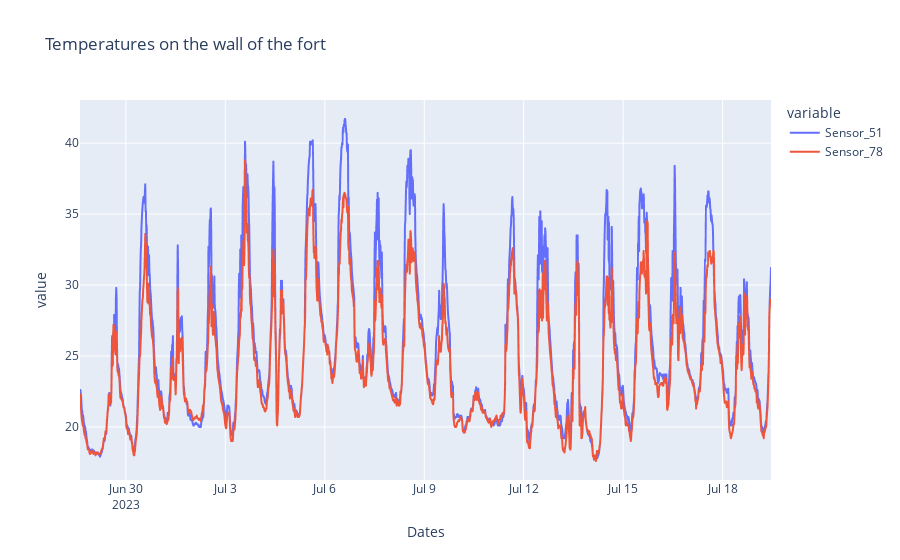

Notebook code for this chart:
### Code cell
fig = px.line(df, x="Dates", y=df.columns,
              title='Temperatures on the wall of the fort')
fig.write_image('temperatures_by_sensors.png')
fig.show()

### Figure 1 — Plotly figure (JSON) as saved in the notebook; plotly's stock layout.template omitted (floating-point values rounded to 4 significant figures; data arrays with more than 128 entries replaced by an {"elided": "..."} marker saying what was removed)
{"data": [{"hovertemplate": "variable=Sensor_51<br>Dates=%{x}<br>value=%{y}<extra></extra>", "legendgroup": "Sensor_51", "line": {"color": "#636efa", "dash": "solid"}, "marker": {"symbol": "circle"}, "mode": "lines", "name": "Sensor_51", "showlegend": true, "type": "scattergl", "x": {"elided": "2002 str values"}, "xaxis": "x", "y": {"elided": "2002 float values"}, "yaxis": "y"}, {"hovertemplate": "variable=Sensor_78<br>Dates=%{x}<br>value=%{y}<extra></extra>", "legendgroup": "Sensor_78", "line": {"color": "#EF553B", "dash": "solid"}, "marker": {"symbol": "circle"}, "mode": "lines", "name": "Sensor_78", "showlegend": true, "type": "scattergl", "x": {"elided": "2002 str values"}, "xaxis": "x", "y": {"elided": "2002 float values"}, "yaxis": "y"}], "layout": {"legend": {"title": {"text": "variable"}, "tracegroupgap": 0}, "title": {"text": "Temperatures on the wall of the fort"}, "xaxis": {"anchor": "y", "domain": [0, 1], "title": {"text": "Dates"}}, "yaxis": {"anchor": "x", "domain": [0, 1], "title": {"text": "value"}}}}
